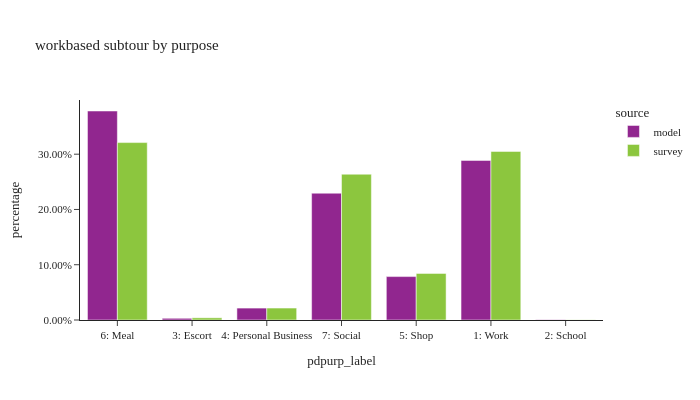

Notebook source saved alongside this figure:
### Markdown cell above
## workbased subtour by purpose

### Code cell
df_plot = (
    wk_base_subtour.group_by(['source', 'pdpurp_label'])
    .agg([
        pl.col('toexpfac').sum().alias('total'),
        pl.col('toexpfac').count().alias('sample_size')
    ])
    .with_columns((pl.col('total') / pl.col('total').sum().over(['source'])).alias('percentage'))
)

fig = px.bar(df_plot.sort(['source']).to_pandas(), x="pdpurp_label", y="percentage", color="source",
             barmode="group", hover_data=['total', 'sample_size'], title="workbased subtour by purpose")
fig.update_layout(height=400, width=700, font=dict(size=11),
                  yaxis=dict(tickformat=".2%"))
fig.show()

### Figure 1 — Plotly figure (JSON) as saved in the notebook; plotly's stock layout.template omitted (floating-point values rounded to 4 significant figures)
{"data": [{"alignmentgroup": "True", "customdata": [[58250.0, 58250.0], [477.0, 477.0], [3321.0, 3321.0], [35340.0, 35340.0], [12100.0, 12100.0], [44480.0, 44480.0], [74.0, 74.0]], "hovertemplate": "source=model<br>pdpurp_label=%{x}<br>percentage=%{y}<br>total=%{customdata[0]}<br>sample_size=%{customdata[1]}<extra></extra>", "legendgroup": "model", "marker": {"color": "#91268F", "pattern": {"shape": ""}}, "name": "model", "offsetgroup": "model", "orientation": "v", "showlegend": true, "textposition": "auto", "type": "bar", "x": ["6: Meal", "3: Escort", "4: Personal Business", "7: Social", "5: Shop", "1: Work", "2: School"], "xaxis": "x", "y": [0.3781, 0.003097, 0.02156, 0.2294, 0.07855, 0.2888, 0.0004804], "yaxis": "y"}, {"alignmentgroup": "True", "customdata": [[408.6, 4.0], [33040.0, 82.0], [2227.0, 8.0], [8681.0, 14.0], [31400.0, 47.0], [28.9, 1.0], [27150.0, 22.0]], "hovertemplate": "source=survey<br>pdpurp_label=%{x}<br>percentage=%{y}<br>total=%{customdata[0]}<br>sample_size=%{customdata[1]}<extra></extra>", "legendgroup": "survey", "marker": {"color": "#8CC63E", "pattern": {"shape": ""}}, "name": "survey", "offsetgroup": "survey", "orientation": "v", "showlegend": true, "textposition": "auto", "type": "bar", "x": ["3: Escort", "6: Meal", "4: Personal Business", "5: Shop", "1: Work", "2: School", "7: Social"], "xaxis": "x", "y": [0.003969, 0.321, 0.02163, 0.08434, 0.305, 0.0002807, 0.2638], "yaxis": "y"}], "layout": {"barmode": "group", "font": {"size": 11}, "height": 400, "legend": {"title": {"text": "source"}, "tracegroupgap": 0}, "title": {"text": "workbased subtour by purpose"}, "width": 700, "xaxis": {"anchor": "y", "domain": [0.0, 1.0], "title": {"text": "pdpurp_label"}}, "yaxis": {"anchor": "x", "domain": [0.0, 1.0], "tickformat": ".2%", "title": {"text": "percentage"}}}}
